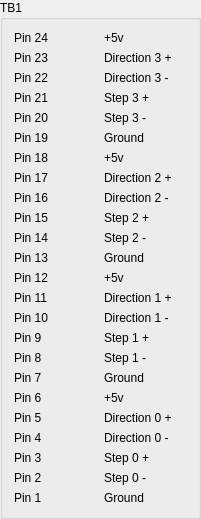
           <widget class="QGroupBox" name="gridGroupBox">
            <property name="geometry">
             <rect>
              <x>9</x>
              <y>9</y>
              <width>201</width>
              <height>481</height>
             </rect>
            </property>
            <property name="title">
             <string>TB1</string>
            </property>
            <layout class="QGridLayout" name="gridLayout_42">
             <item row="2" column="0">
              <widget class="QLabel" name="label_223">
               <property name="text">
                <string>Pin 22</string>
               </property>
              </widget>
             </item>
             <item row="0" column="0">
              <widget class="QLabel" name="label_212">
               <property name="text">
                <string>Pin 24</string>
               </property>
              </widget>
             </item>
             <item row="8" column="0">
              <widget class="QLabel" name="label_275">
               <property name="text">
                <string>Pin 16</string>
               </property>
              </widget>
             </item>
             <item row="5" column="0">
              <widget class="QLabel" name="label_251">
               <property name="text">
                <string>Pin 19</string>
               </property>
              </widget>
             </item>
             <item row="15" column="0">
              <widget class="QLabel" name="label_282">
               <property name="text">
                <string>Pin 9</string>
               </property>
              </widget>
             </item>
             <item row="4" column="0">
              <widget class="QLabel" name="label_241">
               <property name="text">
                <string>Pin 20</string>
               </property>
              </widget>
             </item>
             <item row="11" column="0">
              <widget class="QLabel" name="label_278">
               <property name="text">
                <string>Pin 13</string>
               </property>
              </widget>
             </item>
             <item row="9" column="0">
              <widget class="QLabel" name="label_276">
               <property name="text">
                <string>Pin 15</string>
               </property>
              </widget>
             </item>
             <item row="13" column="0">
              <widget class="QLabel" name="label_280">
               <property name="text">
                <string>Pin 11</string>
               </property>
              </widget>
             </item>
             <item row="16" column="0">
              <widget class="QLabel" name="label_283">
               <property name="text">
                <string>Pin 8</string>
               </property>
              </widget>
             </item>
             <item row="6" column="0">
              <widget class="QLabel" name="label_261">
               <property name="text">
                <string>Pin 18</string>
               </property>
              </widget>
             </item>
             <item row="12" column="0">
              <widget class="QLabel" name="label_279">
               <property name="text">
                <string>Pin 12</string>
               </property>
              </widget>
             </item>
             <item row="1" column="0">
              <widget class="QLabel" name="label_213">
               <property name="text">
                <string>Pin 23</string>
               </property>
              </widget>
             </item>
             <item row="10" column="0">
              <widget class="QLabel" name="label_277">
               <property name="text">
                <string>Pin 14</string>
               </property>
              </widget>
             </item>
             <item row="3" column="0">
              <widget class="QLabel" name="label_231">
               <property name="text">
                <string>Pin 21</string>
               </property>
              </widget>
             </item>
             <item row="17" column="0">
              <widget class="QLabel" name="label_284">
               <property name="text">
                <string>Pin 7</string>
               </property>
              </widget>
             </item>
             <item row="18" column="0">
              <widget class="QLabel" name="label_285">
               <property name="text">
                <string>Pin 6</string>
               </property>
              </widget>
             </item>
             <item row="19" column="0">
              <widget class="QLabel" name="label_286">
               <property name="text">
                <string>Pin 5</string>
               </property>
              </widget>
             </item>
             <item row="20" column="0">
              <widget class="QLabel" name="label_287">
               <property name="text">
                <string>Pin 4</string>
               </property>
              </widget>
             </item>
             <item row="21" column="0">
              <widget class="QLabel" name="label_288">
               <property name="text">
                <string>Pin 3</string>
               </property>
              </widget>
             </item>
             <item row="22" column="0">
              <widget class="QLabel" name="label_289">
               <property name="text">
                <string>Pin 2</string>
               </property>
              </widget>
             </item>
             <item row="23" column="0">
              <widget class="QLabel" name="label_290">
               <property name="text">
                <string>Pin 1</string>
               </property>
              </widget>
             </item>
             <item row="14" column="0">
              <widget class="QLabel" name="label_281">
               <property name="text">
                <string>Pin 10</string>
               </property>
              </widget>
             </item>
             <item row="7" column="0">
              <widget class="QLabel" name="label_274">
               <property name="text">
                <string>Pin 17</string>
               </property>
              </widget>
             </item>
             <item row="0" column="1">
              <widget class="QLabel" name="label_291">
               <property name="text">
                <string>+5v</string>
               </property>
              </widget>
             </item>
             <item row="1" column="1">
              <widget class="QLabel" name="tb1p23LB">
               <property name="text">
                <string>Direction 3 +</string>
               </property>
              </widget>
             </item>
             <item row="2" column="1">
              <widget class="QLabel" name="tb1p22LB">
               <property name="text">
                <string>Direction 3 -</string>
               </property>
              </widget>
             </item>
             <item row="3" column="1">
              <widget class="QLabel" name="tb1p21LB">
               <property name="text">
                <string>Step 3 +</string>
               </property>
              </widget>
             </item>
             <item row="4" column="1">
              <widget class="QLabel" name="tb1p20LB">
               <property name="text">
                <string>Step 3 -</string>
               </property>
              </widget>
             </item>
             <item row="5" column="1">
              <widget class="QLabel" name="label_296">
               <property name="text">
                <string>Ground</string>
               </property>
              </widget>
             </item>
             <item row="6" column="1">
              <widget class="QLabel" name="label_297">
               <property name="text">
                <string>+5v</string>
               </property>
              </widget>
             </item>
             <item row="7" column="1">
              <widget class="QLabel" name="label_298">
               <property name="text">
                <string>Direction 2 +</string>
               </property>
              </widget>
             </item>
             <item row="8" column="1">
              <widget class="QLabel" name="label_299">
               <property name="text">
                <string>Direction 2 -</string>
               </property>
              </widget>
             </item>
             <item row="9" column="1">
              <widget class="QLabel" name="label_300">
               <property name="text">
                <string>Step 2 +</string>
               </property>
              </widget>
             </item>
             <item row="10" column="1">
              <widget class="QLabel" name="label_301">
               <property name="text">
                <string>Step 2 -</string>
               </property>
              </widget>
             </item>
             <item row="11" column="1">
              <widget class="QLabel" name="label_302">
               <property name="text">
                <string>Ground</string>
               </property>
              </widget>
             </item>
             <item row="12" column="1">
              <widget class="QLabel" name="label_303">
               <property name="text">
                <string>+5v</string>
               </property>
              </widget>
             </item>
             <item row="13" column="1">
              <widget class="QLabel" name="label_304">
               <property name="text">
                <string>Direction 1 +</string>
               </property>
              </widget>
             </item>
             <item row="14" column="1">
              <widget class="QLabel" name="label_305">
               <property name="text">
                <string>Direction 1 -</string>
               </property>
              </widget>
             </item>
             <item row="15" column="1">
              <widget class="QLabel" name="label_306">
               <property name="text">
                <string>Step 1 +</string>
               </property>
              </widget>
             </item>
             <item row="16" column="1">
              <widget class="QLabel" name="label_307">
               <property name="text">
                <string>Step 1 -</string>
               </property>
              </widget>
             </item>
             <item row="17" column="1">
              <widget class="QLabel" name="label_308">
               <property name="text">
                <string>Ground</string>
               </property>
              </widget>
             </item>
             <item row="18" column="1">
              <widget class="QLabel" name="label_309">
               <property name="text">
                <string>+5v</string>
               </property>
              </widget>
             </item>
             <item row="19" column="1">
              <widget class="QLabel" name="label_310">
               <property name="text">
                <string>Direction 0 +</string>
               </property>
              </widget>
             </item>
             <item row="20" column="1">
              <widget class="QLabel" name="label_311">
               <property name="text">
                <string>Direction 0 -</string>
               </property>
              </widget>
             </item>
             <item row="21" column="1">
              <widget class="QLabel" name="label_312">
               <property name="text">
                <string>Step 0 +</string>
               </property>
              </widget>
             </item>
             <item row="22" column="1">
              <widget class="QLabel" name="label_313">
               <property name="text">
                <string>Step 0 -</string>
               </property>
              </widget>
             </item>
             <item row="23" column="1">
              <widget class="QLabel" name="label_314">
               <property name="text">
                <string>Ground</string>
               </property>
              </widget>
             </item>
            </layout>
           </widget>
